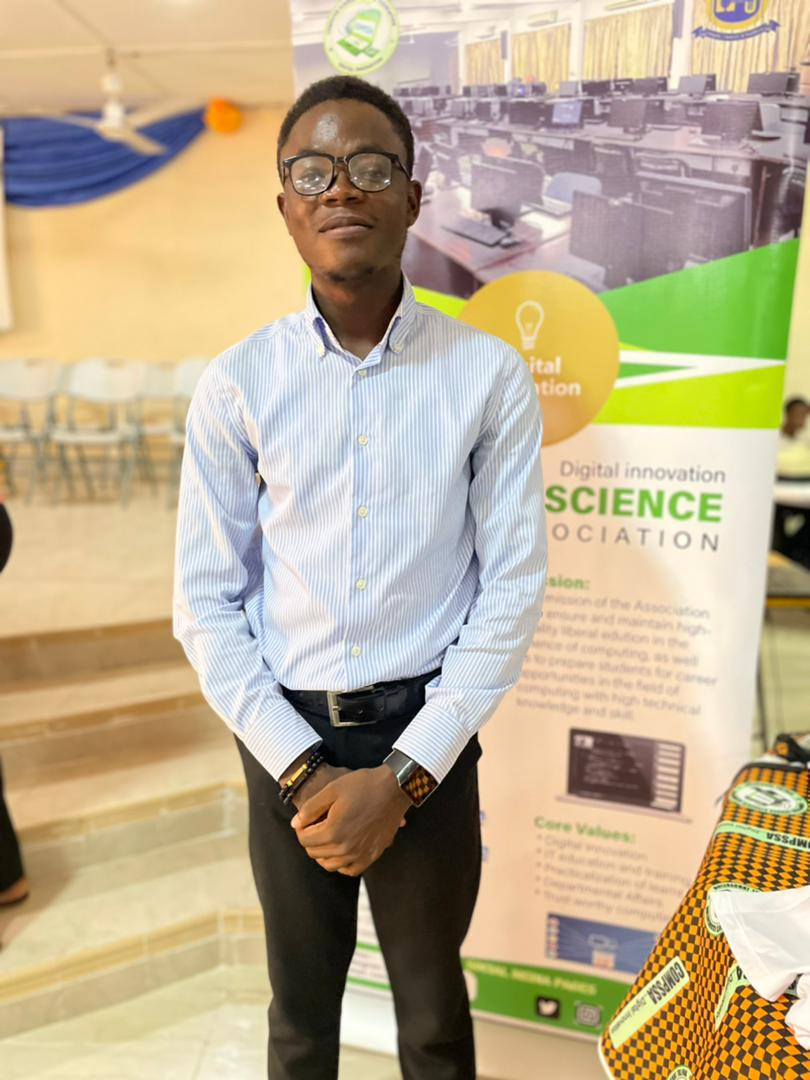
#> input picture Eric.jpeg, 810 x 1080 px
$ python FeatureDetection.py
#> lines starting #> are read from the running program, lines starting #| are printed output that depends on the picture
import cv2
import numpy as np
#picture should have adequate feature
#Getting the Image ready for feature detection
#ORB Algorithm
input_image = cv2.imread('Eric.jpeg')
#> input_image is the input picture: shape (1080, 810, 3); mean B, G, R 142.1, 173.6, 188.9
input_image = cv2.resize(input_image, (450,500),interpolation=cv2.INTER_AREA)
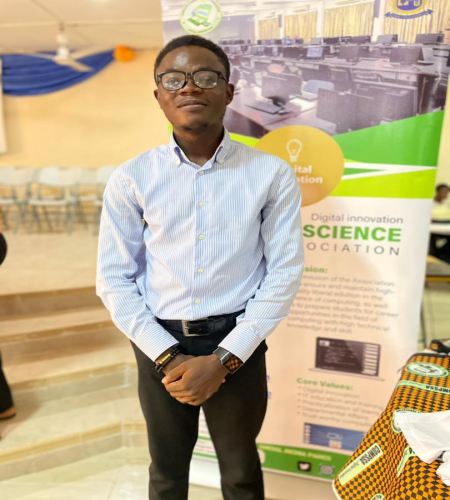
#> input_image: shape (500, 450, 3); mean B, G, R 142.1, 173.6, 188.9
gray_image = cv2.cvtColor(input_image, cv2.COLOR_BGR2GRAY)
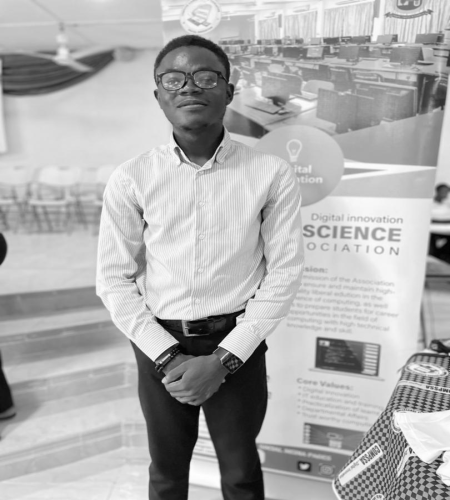
#> gray_image: shape (500, 450); min 1, max 254, mean 174.6
# Initiate ORB object
orb = cv2.ORB_create(nfeatures=1000)

# find the keypoints with ORB
keypoints, descriptors = orb.detectAndCompute(gray_image, None)
#> keypoints = 1000 keypoints; strongest (x, y, size): (220, 345, 31), (243, 310, 31), (221, 346, 37.2), (220, 344, 44.6)

# draw only the location of the keypoints without size or
final_keypoints = cv2.drawKeypoints(gray_image, keypoints,input_image,(0,255,0))
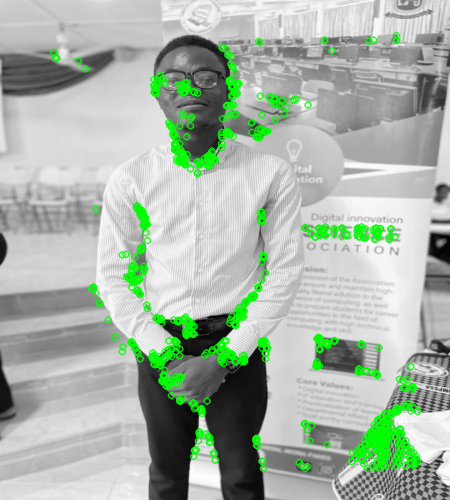
#> final_keypoints: shape (500, 450, 3); mean B, G, R 167.3, 180.4, 167.3

cv2.imshow('ORB keypoints', final_keypoints)
cv2.waitKey()
